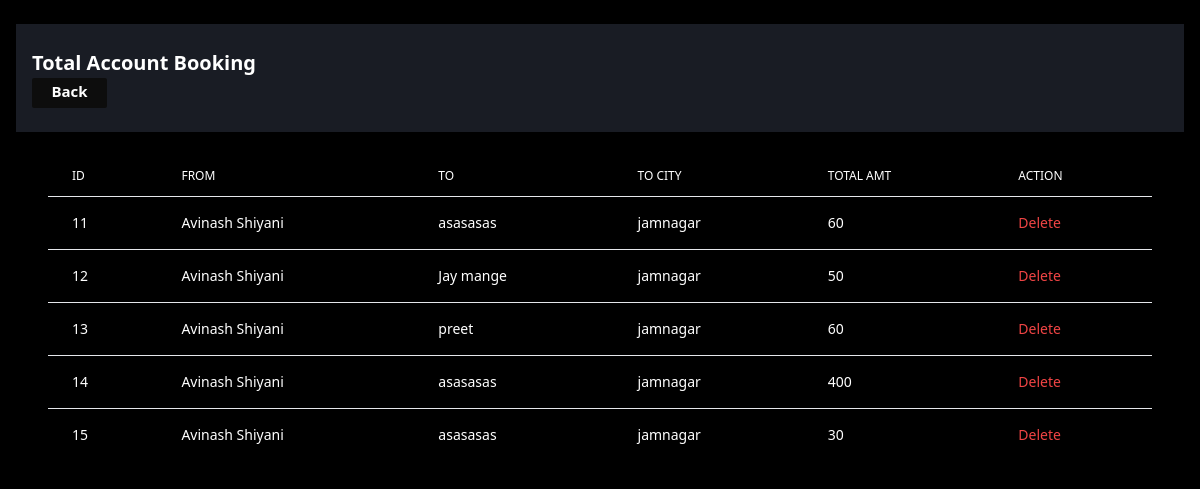
Screenshot of /components/show_admin_acc.php with the database file from the repository.
### tables this page shows
CREATE TABLE `account_booking` (
  `ab_id` int(11) NOT NULL,
  `ab_from_name` varchar(200) NOT NULL,
  `ab_from_phno` bigint(200) NOT NULL,
  `ab_documentno` int(200) NOT NULL,
  `ab_to_name` varchar(200) NOT NULL,
  `ab_to_city` varchar(200) NOT NULL,
  `ab_couriertype` varchar(200) NOT NULL,
  `ab_weight` int(200) NOT NULL,
  `ab_address` varchar(200) NOT NULL,
  `ab_totalamt` int(200) NOT NULL,
  `user_id` int(11) NOT NULL
);

### components/show_admin_acc.php (the view, shortened to what this page needs)
<?php include('../Html/html_start.php'); ?>
<div class="grid px-4 items-start bg-[#000000] h-screen overflow-y-auto">
    <div class="grid items-center ">
        <div class="grid items-start my-6 px-4 py-6 bg-[#191C24] xl:my-4">
            <p class="text-white font-semibold text-[20px]">Total Account Booking
            </p>
            <div class="grid items-center space-y-3 xl:grid-cols-5 xl:space-x-4 xl:space-y-0 xl:py-4">
                <div class="flex items-center text-white space-x-2.5 font-semibold ">
                    <div class="xl:mt-8">
                        <a href="../Dashboard/admin_dashboard.php">
                            <p class="bg-[#0D0D0D] h-[30px]  w-[75px] text-[15px] rounded-sm text-center pt-0.5">Back
                            </p>
                        </a>
                    </div>
                </div>
            </div>
        </div>
        <div class="flex flex-col px-8 text-white">
            <div class="-m-1.5 overflow-x-auto">
                <div class="p-1.5 min-w-full inline-block align-middle">
                    <div class="overflow-hidden">
                        <table class="min-w-full divide-y divide-black-200 ">
                            <thead>
                                <tr>
                                    <th scope="col" class="px-6 py-3 text-left text-xs font-medium text-black-500 uppercase">
                                        Id</th>
                                    <th scope="col" class="px-6 py-3 text-left text-xs font-medium text-black-500 uppercase">From
                                    </th>
                                    <th scope="col" class="px-6 py-3 text-left text-xs font-medium text-black-500 uppercase">To
                                    </th>
                                    <th scope="col" class="px-6 py-3 text-left text-xs font-medium text-black-500 uppercase">To
                                        City
                                    </th>
                                    <th scope="col" class="px-6 py-3 text-left text-xs font-medium text-black-500 uppercase">Total
                                        Amt
                                    </th>
                                    <th scope="col" class="px-6 py-3 text-left text-xs font-medium text-black-500 uppercase">Action
                                    </th>
                                </tr>
                            </thead>
                            <?php
                            include '../connection/conn.php';
                            $query = "SELECT * FROM `account_booking`";
                            $select = mysqli_query($con, $query);
                            ?>
                            <tbody class="divide-y divide-black-200 ">
                                <?php foreach ($select as $row) : ?>
                                    <tr class="">
                                        <td class="px-6 py-4 whitespace-nowrap text-sm font-medium  ">
                                            <?= $row['ab_id'] ?>
                                        </td>
                                        <td class="px-6 py-4 whitespace-nowrap text-sm font-medium  ">
                                            <?= $row['ab_from_name'] ?>
                                        </td>
                                        <td class="px-6 py-4 whitespace-nowrap text-sm font-medium  ">
                                            <?= $row['ab_to_name'] ?>
                                        </td>
                                        <td class="px-6 py-4 whitespace-nowrap text-sm font-medium  ">
                                            <?= $row['ab_to_city'] ?>
                                        </td>
                                        <td class="px-6 py-4 whitespace-nowrap text-sm font-medium  ">
                                            <?= $row['ab_totalamt'] ?>
                                        </td>
                                        <td class="px-6 py-4 whitespace-nowrap  text-sm font-medium">
                                            <a href="../components/show_admin_acc.php?delete=<?=$row['ab_id']?>" class="text-red-500 " href="#">Delete</a>
                                        </td>
                                    </tr>
                                <?php endforeach; ?>
                            </tbody>
                        </table>
                    </div>
                </div>
            </div>
        </div>
    </div>
</div>

### rows the page displays
account_booking: ab_id "11", ab_from_name "Avinash Shiyani", ab_to_name "asasasas", ab_to_city "jamnagar", ab_totalamt "60"
account_booking: ab_id "12", ab_from_name "Avinash Shiyani", ab_to_name "Jay mange", ab_to_city "jamnagar", ab_totalamt "50"
account_booking: ab_id "13", ab_from_name "Avinash Shiyani", ab_to_name "preet", ab_to_city "jamnagar", ab_totalamt "60"
account_booking: ab_id "14", ab_from_name "Avinash Shiyani", ab_to_name "asasasas", ab_to_city "jamnagar", ab_totalamt "400"
account_booking: ab_id "15", ab_from_name "Avinash Shiyani", ab_to_name "asasasas", ab_to_city "jamnagar", ab_totalamt "30"
